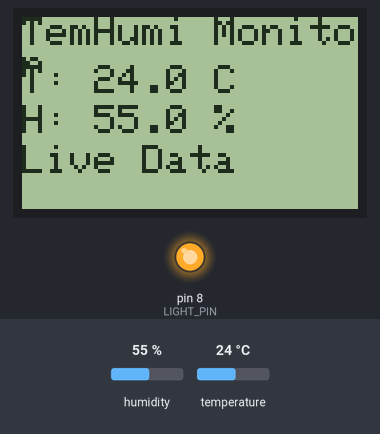
The sketch below on a simulated Arduino Uno, built with avr-gcc and run on an emulated ATmega328P. On the bench: 84×48 one-colour display, output pins drawn as LEDs (lit = HIGH). The inputs (shaded band) are chosen by the test bench; at power-on: humidity 55 %, temperature 24 °C. What the sketch prints to the serial monitor is not drawn.

Above: at 2.8 s.
2.9 s: humidity set to 22 %
At 5.2 s:
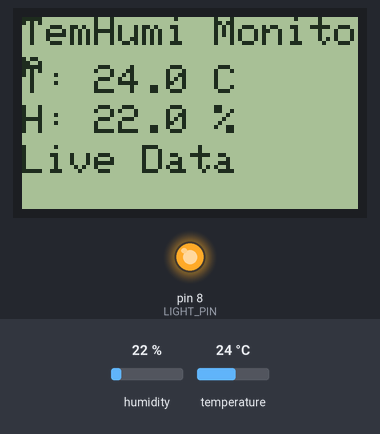
5.6 s: temperature set to 12 °C
At 6.4 s:
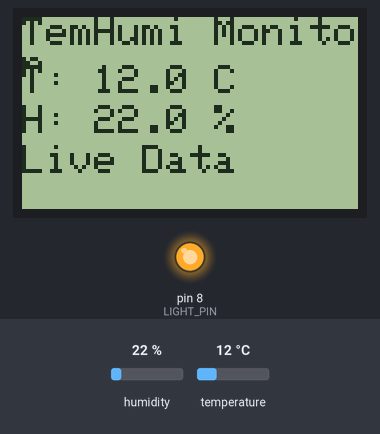
8.3 s: humidity set to 40 %
At 11.3 s:
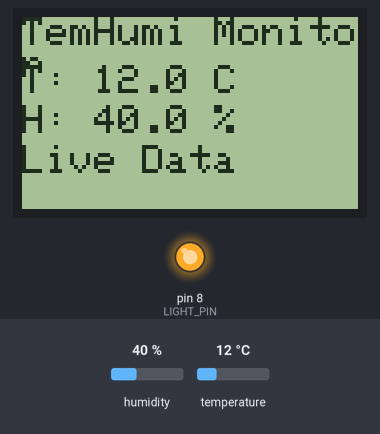
11.6 s: temperature set to 19 °C
At 12.5 s:
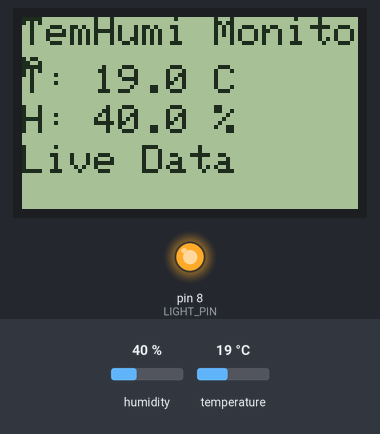
Timing chart, 0 to 14.6 s (numbered marks = the images above; inputs shaded):
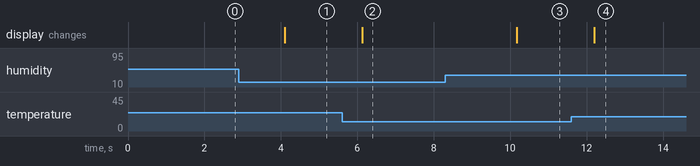

Measured:
- after the input at 2.9 s, the display: changes after 1.2 s (image 1)
- after the input at 5.6 s, the display: changes after 0.53 s (image 2)
- after the input at 8.3 s, the display: changes after 1.9 s (image 3)
- after the input at 11.6 s, the display: changes after 0.60 s (image 4)

The sketch:

TemHumi_22-LCD.ino
```cpp
#include <DHT.h>
#include <SPI.h>
#include <Adafruit_GFX.h>
#include <Adafruit_PCD8544.h>

#define DHT_PIN 2
#define DHT_TYPE DHT22

// LCD pins
#define CLK_PIN   3
#define DIN_PIN   4
#define DC_PIN    5
#define RST_PIN   6
#define CE_PIN    7
#define LIGHT_PIN 8

DHT dht(DHT_PIN, DHT_TYPE);
Adafruit_PCD8544 display = Adafruit_PCD8544(CLK_PIN, DIN_PIN, DC_PIN, CE_PIN, RST_PIN);

void setup() {
  Serial.begin(9600);
  dht.begin();

  pinMode(LIGHT_PIN, OUTPUT);
  digitalWrite(LIGHT_PIN, HIGH);

  display.begin();
  display.setContrast(50);
  display.clearDisplay();
  display.setTextSize(1);
  display.setTextColor(BLACK);
}

void loop() {
  float humidity = dht.readHumidity();
  float temperature = dht.readTemperature();

  // Send to serial (for your Python script)
  Serial.print(humidity);
  Serial.print(" , ");
  Serial.println(temperature);

  // Display on LCD
  display.clearDisplay();
  display.setCursor(0, 0);
  display.println("TemHumi Monitor");
  display.setCursor(0, 12);
  display.print("T: ");
  display.print(temperature, 1);
  display.println(" C");
  display.setCursor(0, 22);
  display.print("H: ");
  display.print(humidity, 1);
  display.println(" %");
  display.setCursor(0, 32);
  display.println("Live Data");
  display.display();

  delay(2000);
}
```
